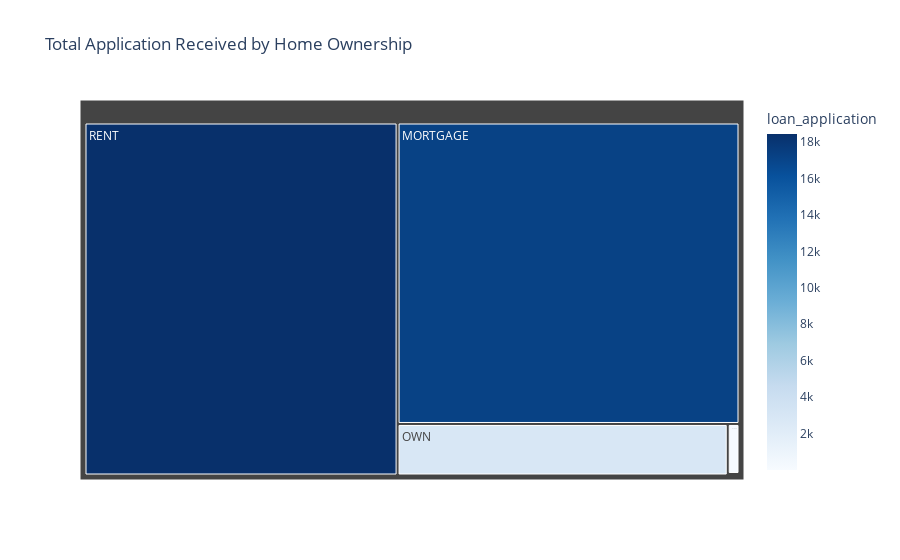

The cell this chart's notebook holds for it:
### Markdown cell above
### Application Received by HomeOwnerShip

### Code cell
home_application = df.groupby('home_ownership')['id'].count().reset_index() 
home_application['loan_application']= home_application['id']

fig= px.treemap(home_application, path= ['home_ownership'], 
               values= 'loan_application', 
               color='loan_application' , 
               color_continuous_scale='Blues', 
               title='Total Application Received by Home Ownership')
fig.show()

### Figure 1 — Plotly figure (JSON) as saved in the notebook; plotly's stock layout.template omitted (floating-point values rounded to 4 significant figures)
{"data": [{"branchvalues": "total", "customdata": [[17200.0], [3.0], [98.0], [2838.0], [18440.0]], "domain": {"x": [0, 1], "y": [0, 1]}, "hovertemplate": "labels=%{label}<br>loan_application_sum=%{value}<br>parent=%{parent}<br>id=%{id}<br>loan_application=%{color}<extra></extra>", "ids": ["MORTGAGE", "NONE", "OTHER", "OWN", "RENT"], "labels": ["MORTGAGE", "NONE", "OTHER", "OWN", "RENT"], "marker": {"coloraxis": "coloraxis", "colors": [17200.0, 3.0, 98.0, 2838.0, 18440.0]}, "name": "", "parents": ["", "", "", "", ""], "type": "treemap", "values": [17200.0, 3.0, 98.0, 2838.0, 18440.0]}], "layout": {"coloraxis": {"colorbar": {"title": {"text": "loan_application"}}, "colorscale": [[0, "rgb(247,251,255)"], [0.125, "rgb(222,235,247)"], [0.25, "rgb(198,219,239)"], [0.375, "rgb(158,202,225)"], [0.5, "rgb(107,174,214)"], [0.625, "rgb(66,146,198)"], [0.75, "rgb(33,113,181)"], [0.875, "rgb(8,81,156)"], [1, "rgb(8,48,107)"]]}, "legend": {"tracegroupgap": 0}, "title": {"text": "Total Application Received by Home Ownership"}}}
